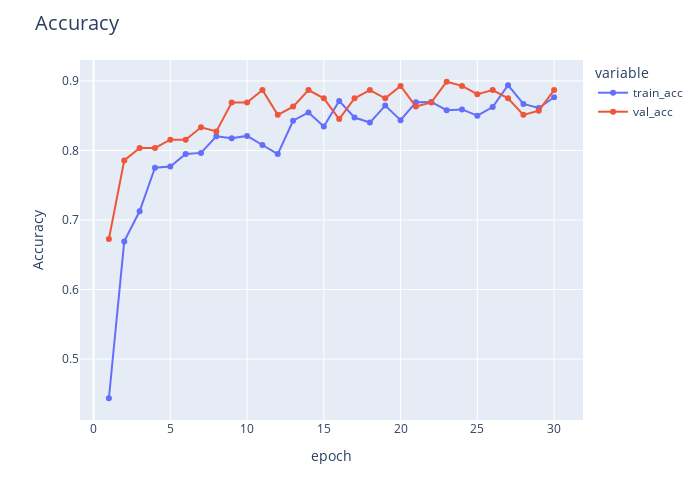

The notebook cell this image was saved under:
### Code cell
fig = px.line(H, x='epoch', y=['train_acc', 'val_acc'], markers=True)
fig.update_layout(yaxis_title='Accuracy', title = 'Accuracy', title_font_size=20)
fig.update_layout(width=700, height=500) 
fig.show()
fig.write_html('../metrics/accuracy.html')

### Figure 1 — Plotly figure (JSON) as saved in the notebook; plotly's stock layout.template omitted (floating-point values rounded to 4 significant figures)
{"data": [{"hovertemplate": "variable=train_acc<br>epoch=%{x}<br>value=%{y}<extra></extra>", "legendgroup": "train_acc", "line": {"color": "#636efa", "dash": "solid"}, "marker": {"symbol": "circle"}, "mode": "markers+lines", "name": "train_acc", "orientation": "v", "showlegend": true, "type": "scatter", "x": [1, 2, 3, 4, 5, 6, 7, 8, 9, 10, 11, 12, 13, 14, 15, 16, 17, 18, 19, 20, 21, 22, 23, 24, 25, 26, 27, 28, 29, 30], "xaxis": "x", "y": [0.4436, 0.6692, 0.7125, 0.7753, 0.7767, 0.7951, 0.7965, 0.8203, 0.8174, 0.8209, 0.8078, 0.7948, 0.8427, 0.8547, 0.8346, 0.8712, 0.8474, 0.8401, 0.8645, 0.8436, 0.8692, 0.8698, 0.8578, 0.859, 0.85, 0.8625, 0.8939, 0.8669, 0.861, 0.8765], "yaxis": "y"}, {"hovertemplate": "variable=val_acc<br>epoch=%{x}<br>value=%{y}<extra></extra>", "legendgroup": "val_acc", "line": {"color": "#EF553B", "dash": "solid"}, "marker": {"symbol": "circle"}, "mode": "markers+lines", "name": "val_acc", "orientation": "v", "showlegend": true, "type": "scatter", "x": [1, 2, 3, 4, 5, 6, 7, 8, 9, 10, 11, 12, 13, 14, 15, 16, 17, 18, 19, 20, 21, 22, 23, 24, 25, 26, 27, 28, 29, 30], "xaxis": "x", "y": [0.6726, 0.7857, 0.8036, 0.8036, 0.8155, 0.8155, 0.8333, 0.8274, 0.869, 0.869, 0.8869, 0.8512, 0.8631, 0.8869, 0.875, 0.8452, 0.875, 0.8869, 0.875, 0.8929, 0.8631, 0.869, 0.8988, 0.8929, 0.881, 0.8869, 0.875, 0.8512, 0.8571, 0.8869], "yaxis": "y"}], "layout": {"height": 500, "legend": {"title": {"text": "variable"}, "tracegroupgap": 0}, "margin": {"t": 60}, "title": {"font": {"size": 20}, "text": "Accuracy"}, "width": 700, "xaxis": {"anchor": "y", "autorange": true, "domain": [0, 1], "range": [-0.8859, 31.89], "title": {"text": "epoch"}, "type": "linear"}, "yaxis": {"anchor": "x", "autorange": true, "domain": [0, 1], "range": [0.4123, 0.9301], "title": {"text": "Accuracy"}, "type": "linear"}}}
